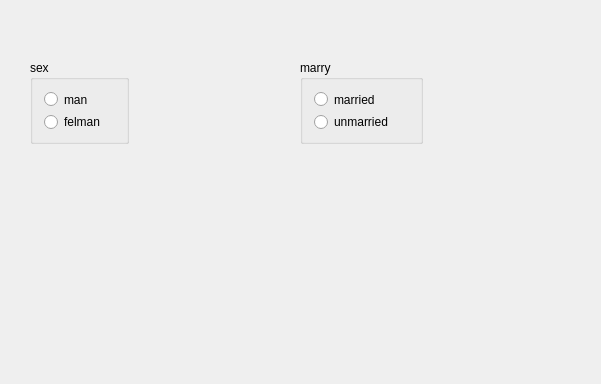
<?xml version="1.0" encoding="UTF-8"?>
<ui version="4.0">
 <class>Widget</class>
 <widget class="QWidget" name="Widget">
  <property name="geometry">
   <rect>
    <x>0</x>
    <y>0</y>
    <width>601</width>
    <height>384</height>
   </rect>
  </property>
  <property name="windowTitle">
   <string>Widget</string>
  </property>
  <widget class="QGroupBox" name="groupBox">
   <property name="geometry">
    <rect>
     <x>30</x>
     <y>60</y>
     <width>99</width>
     <height>84</height>
    </rect>
   </property>
   <property name="title">
    <string>sex</string>
   </property>
   <layout class="QVBoxLayout" name="verticalLayout">
    <item>
     <widget class="QRadioButton" name="radioButton_man">
      <property name="text">
       <string>man</string>
      </property>
     </widget>
    </item>
    <item>
     <widget class="QRadioButton" name="radioButton_felman">
      <property name="text">
       <string>felman</string>
      </property>
     </widget>
    </item>
   </layout>
  </widget>
  <widget class="QGroupBox" name="groupBox_2">
   <property name="geometry">
    <rect>
     <x>300</x>
     <y>60</y>
     <width>123</width>
     <height>84</height>
    </rect>
   </property>
   <property name="title">
    <string>marry</string>
   </property>
   <layout class="QVBoxLayout" name="verticalLayout_2">
    <item>
     <widget class="QRadioButton" name="radioButton_married">
      <property name="text">
       <string>married</string>
      </property>
     </widget>
    </item>
    <item>
     <widget class="QRadioButton" name="radioButton_unmarried">
      <property name="text">
       <string>unmarried</string>
      </property>
     </widget>
    </item>
   </layout>
  </widget>
 </widget>
 <layoutdefault spacing="6" margin="11"/>
 <resources/>
 <connections/>
</ui>
